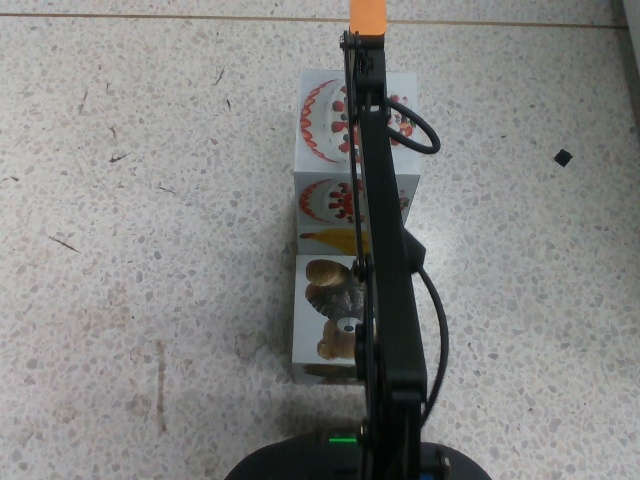
#> input picture tmp/01_above.jpg, 640 x 480 px, found by its file name
$ python local_montage.py
#> lines starting #> are read from the running program, lines starting #| are printed output that depends on the picture
import os
import shutil

from PIL import Image, ImageDraw, ImageFont

RUN = r"D:\NXROBO\tmp"
OUT_DIR = r"D:\NXROBO\auto\docs\cake_run_20261121"
os.makedirs(OUT_DIR, exist_ok=True)

STEPS = [
    ("01_above.jpg", "1. Скан: торт найден на 2-м ярусе"),
    ("04_verify_pick.jpg", "2. Торт снят (виден слева на присоске)"),
    ("07_verify_place.jpg", "3. Проверка: торт возвращён на место"),
]
ALL_PHOTOS = ["01_above.jpg", "02_descent.jpg", "03_lifted.jpg",
              "04_verify_pick.jpg", "05_above_place.jpg", "06_place.jpg",
              "07_verify_place.jpg", "final_state.jpg"]

font = None
for candidate in (r"C:\Windows\Fonts\segoeui.ttf", r"C:\Windows\Fonts\arial.ttf"):
    if os.path.exists(candidate):
        font = ImageFont.truetype(candidate, 17)
        break
if font is None:
    font = ImageFont.load_default()

TILE_W, TILE_H = 640, 480
LABEL_H = 34
tiles = []
for name, caption in STEPS:
    path = os.path.join(RUN, name)
    img = Image.open(path).convert("RGB")
#> img is the input picture: PIL image 640x480 RGB; mean R, G, B 132.2, 132.6, 131
    scale = min(TILE_W / img.width, TILE_H / img.height)
#> scale = 1
    img = img.resize((int(img.width * scale), int(img.height * scale)), Image.LANCZOS)
    tile = Image.new("RGB", (TILE_W, TILE_H + LABEL_H), (25, 25, 30))
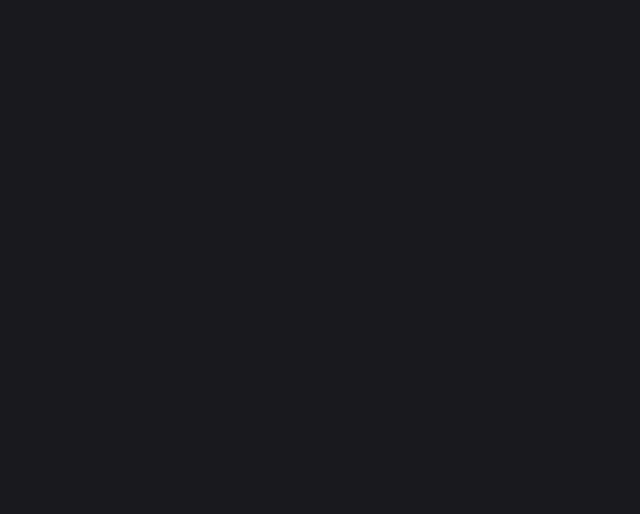
#> tile: PIL image 640x514 RGB; mean R, G, B 25, 25, 30
    tile.paste(img, ((TILE_W - img.width) // 2, LABEL_H))
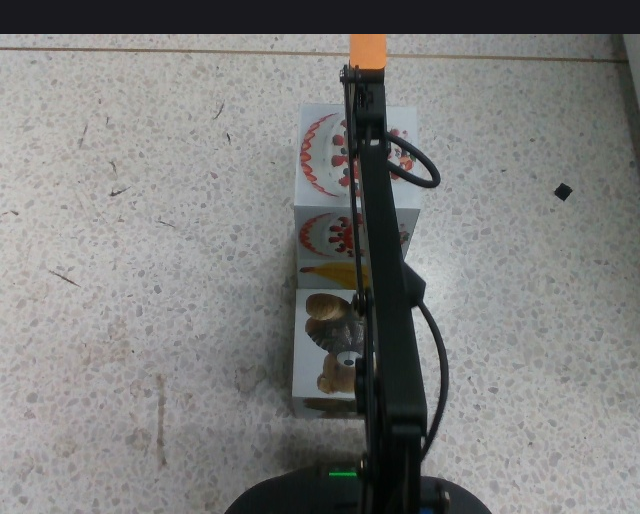
#> tile: PIL image 640x514 RGB; mean R, G, B 125.1, 125.5, 124.3
    draw = ImageDraw.Draw(tile)
    draw.text((8, 8), caption, font=font, fill=(255, 220, 90))
    tiles.append(tile)
#> pass 2 of the loop `for name, caption in STEPS:`:
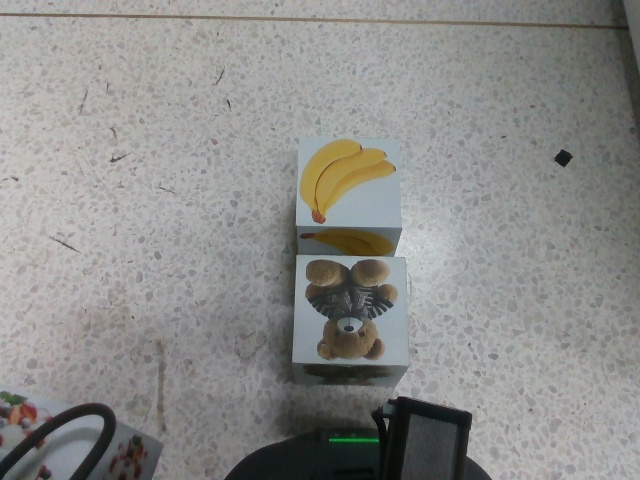
#> input picture tmp/04_verify_pick.jpg, 640 x 480 px, found by its file name
#> img is the input picture: PIL image 640x480 RGB; mean R, G, B 139.8, 140.1, 137.8
#> `tile.paste(img, ((TILE_W - img.width) // 2, LABEL_H))`:
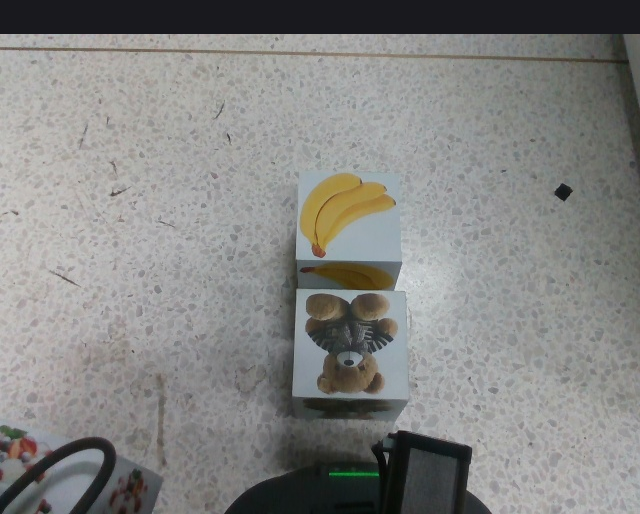
#> tile: PIL image 640x514 RGB; mean R, G, B 132.2, 132.5, 130.6
#> pass 3 of the loop `for name, caption in STEPS:`:
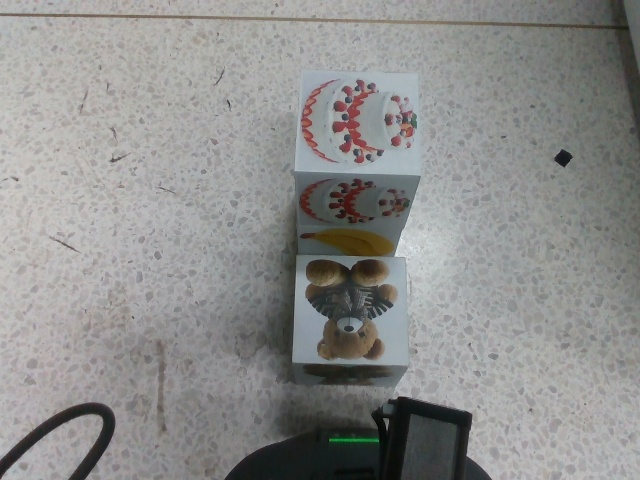
#> input picture tmp/07_verify_place.jpg, 640 x 480 px, found by its file name
#> img is the input picture: PIL image 640x480 RGB; mean R, G, B 141.9, 142, 140.7
#> `tile.paste(img, ((TILE_W - img.width) // 2, LABEL_H))`:
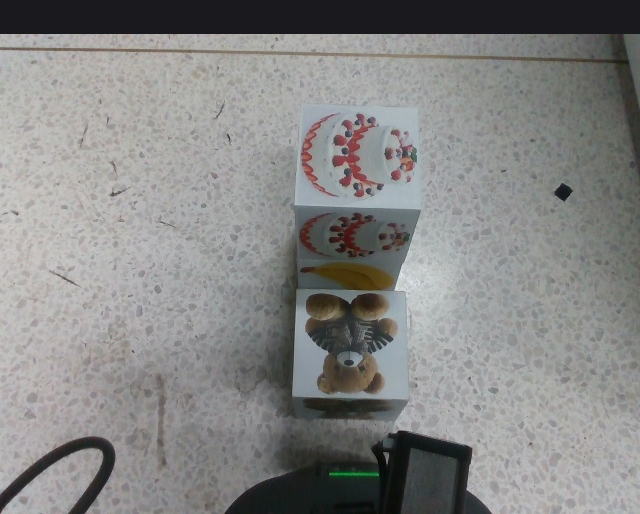
#> tile: PIL image 640x514 RGB; mean R, G, B 134.2, 134.3, 133.4

for name in ALL_PHOTOS:
    shutil.copyfile(os.path.join(RUN, name), os.path.join(OUT_DIR, name))

gap = 8
w = sum(t.width for t in tiles) + gap * (len(tiles) - 1)
#> w = 1936
h = max(t.height for t in tiles)
#> h = 514
canvas = Image.new("RGB", (w, h), (12, 12, 16))
x = 0
for tile in tiles:
    canvas.paste(tile, (x, 0))
    x += tile.width + gap
#> this loop made 3 passes
#> x on passes 1 to 3: 648, 1296, 1944
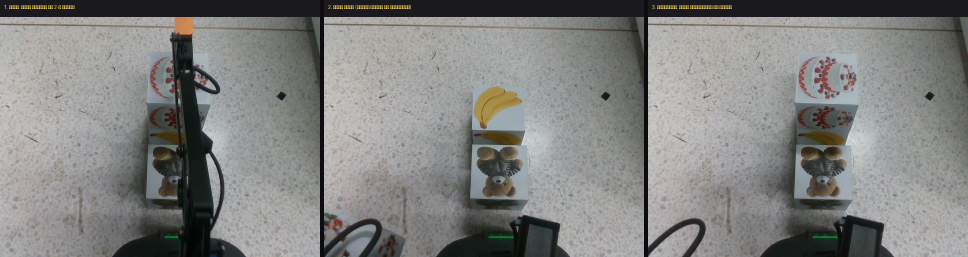
#> canvas: PIL image 1936x514 RGB (shown at 1/2 size); mean R, G, B 129.9, 130.1, 128.6
#> after the loop, x = 1944

out = os.path.join(OUT_DIR, "cake_pick_place_20261121.png")
canvas.save(out)
print("saved", out, canvas.size)
#| saved D:\NXROBO\auto\docs\cake_run_20261121/cake_pick_place_20261121.png (1936, 514)
